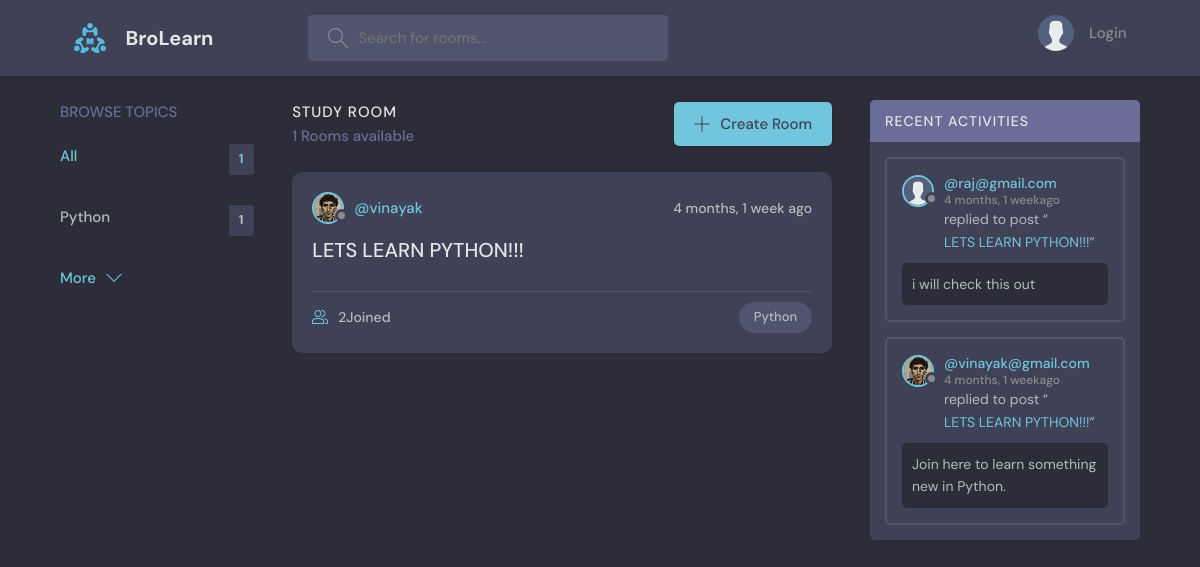
The page / on the database its author committed.
### base/models.py (models this page shows, shortened)
class Topic(models.Model):
    name=models.CharField(max_length=200)

class Room(models.Model):
    host = models.ForeignKey(User , on_delete = models.SET_NULL,null=True)
    topic = models.ForeignKey(Topic , on_delete = models.SET_NULL,null=True)
    name = models.CharField(max_length=200)
    description = models.TextField(null =True , blank=True)
    participants = models.ManyToManyField(User , related_name='participants' , blank=True)
    updated = models.DateTimeField(auto_now=True)
    created = models.DateTimeField(auto_now_add=True)
    class Meta:
        ordering =['-updated' ,'-created']
    def __str__(self):
        return self.name

class User(AbstractUser):
    name = models.CharField(max_length=200 , null=True)
    email = models.EmailField(unique=True , null = True)
    bio = models.TextField(null=True)
    avatar = models.ImageField(null=True , default='avatar.svg')
    USERNAME_FIELD = 'email'
    REQUIRED_FIELDS = []

class Message(models.Model):
    user = models.ForeignKey(User , on_delete = models.CASCADE)
    room = models.ForeignKey(Room,on_delete=models.CASCADE)
    body = models.TextField()
    updated = models.DateTimeField(auto_now=True)
    created = models.DateTimeField(auto_now_add=True)
    class Meta:
        ordering =['-updated' ,'-created']
    def __str__(self):
        return self.body[0:50]

### base/views.py (the view)
# urls.py: path('' , views.home, name='home'),
def home(request):
    q = request.GET.get('q') if request.GET.get('q') != None else ''
    rooms = Room.objects.filter(
        Q(topic__name__icontains=q) |
        Q(name__icontains=q) |
        Q(description__icontains=q)
    ) #this rooms  overwrites above rooms
    topics = Topic.objects.all()[0:5]
    room_count =rooms.count()
    room_messages = Message.objects.filter(Q(room__topic__name__icontains=q)) # in future this is here where u can get messages who u follow
    context ={'rooms': rooms ,'topics':topics ,'room_count':room_count , 'room_messages':room_messages}
    return render(request,'base/home.html',context)

### base/templates/base/home.html (shortened to what this page needs)
{% extends 'main.html' %}
{% block content %}
    <main class="layout layout--3">
      <div class="container">
         {% include 'base/topics_component.html' %}
        <div class="roomList">
          <div class="roomList__header">
            <div>
              <h2>Study Room</h2>
              <p>{{room_count}} Rooms available</p>
            </div>
            <a class="btn btn--main" href="{% url 'create-room' %}">
              <svg version="1.1" xmlns="http://www.w3.org/2000/svg" width="32" height="32" viewBox="0 0 32 32">
                <title>add</title>
                <path
                  d="M16.943 0.943h-1.885v14.115h-14.115v1.885h14.115v14.115h1.885v-14.115h14.115v-1.885h-14.115v-14.115z"
                ></path>
              </svg>
              Create Room
            </a>
          </div>
          {% include 'base/feed_component.html' %}
        </div>
         {% include 'base/activity_component.html' %}
      </div>
    </main>
    {% endblock %}

### base/templates/base/topics_component.html
        <div class="topics">
          <div class="topics__header">
            <h2>Browse Topics</h2>
          </div>
          <ul class="topics__list">
            <li>
              <a href="{% url 'home' %}" class="active">All <span>{{topics.count}}</span></a>
            </li>
             {% for topic in topics %}
            <li>
              <a href="{% url 'home' %}?q={{topic.name}}">{{topic.name}}<span>{{topic.room_set.all.count}}</span></a>
            </li>
            {% endfor %}
          </ul>
          <a class="btn btn--link" href="{% url 'topics' %}">
            More
            <svg version="1.1" xmlns="http://www.w3.org/2000/svg" width="32" height="32" viewBox="0 0 32 32">
              <title>chevron-down</title>
              <path d="M16 21l-13-13h-3l16 16 16-16h-3l-13 13z"></path>
            </svg>
          </a>
          </div>

### base/templates/base/feed_component.html (shortened to what this page needs)
{% for room in rooms %}
<div class="roomListRoom">
            <div class="roomListRoom__header">
              <a href="{% url 'user-profile' room.host.id %}" class="roomListRoom__author">
                <div class="avatar avatar--small">
                  <img src="{{room.host.avatar.url}}" />
                </div>
                <span>@{{room.host.username}}</span>
              </a>
              <div class="roomListRoom__actions">
                <span>{{room.created|timesince}} ago</span>
              </div>
            </div>
            <div class="roomListRoom__content">
              <a href="{% url 'room' room.id %}">{{room.name}}</a>
            </div>
            <div class="roomListRoom__meta">
              <a href="{% url 'room' room.id %}" class="roomListRoom__joined">
                {{room.participants.all.count}}Joined
              </a>
              <p class="roomListRoom__topic">{{room.topic.name}}</p>
            </div>
          </div>
{% endfor %}

### base/templates/base/activity_component.html (shortened to what this page needs)
<div class="activities">
          <div class="activities__header">
            <h2>Recent Activities</h2>
          </div>
          {% for message in room_messages %}
          <div class="activities__box">
            <div class="activities__boxHeader roomListRoom__header">
              <a href="{% url 'user-profile' message.user.id %}" class="roomListRoom__author">
                <div class="avatar avatar--small">
                  <img src="{{message.user.avatar.url}}" />
                </div>
                <p>
                  @{{message.user}}
                  <span>{{message.created|timesince}}ago</span>
                </p>
              </a>
            </div>
            <div class="activities__boxContent">
              <p>replied to post “<a href="{% url 'room' message.room.id %}">{{message.room}}</a>”</p>
              <div class="activities__boxRoomContent">
                {{message.body}}
              </div>
            </div>
          </div>
          {% endfor %}
        </div>

### rows shown on the page
Topic: name "Python", room_set.all.count "1"
Room: host.avatar (picture), host.username "vinayak", created "4 months, 1 week", name "LETS LEARN PYTHON!!!", participants.all.count "2", topic.name "Python"
Message: user.avatar (placeholder picture), user "raj@gmail.com", created "4 months, 1 week", room "LETS LEARN PYTHON!!!", body "i will check this out"
Message: user.avatar (picture), user "vinayak@gmail.com", created "4 months, 1 week", room "LETS LEARN PYTHON!!!", body "Join here to learn something new in Python."

### other values the page prints
{{ topics.count }} "1"
{{ room_count }} "1"
